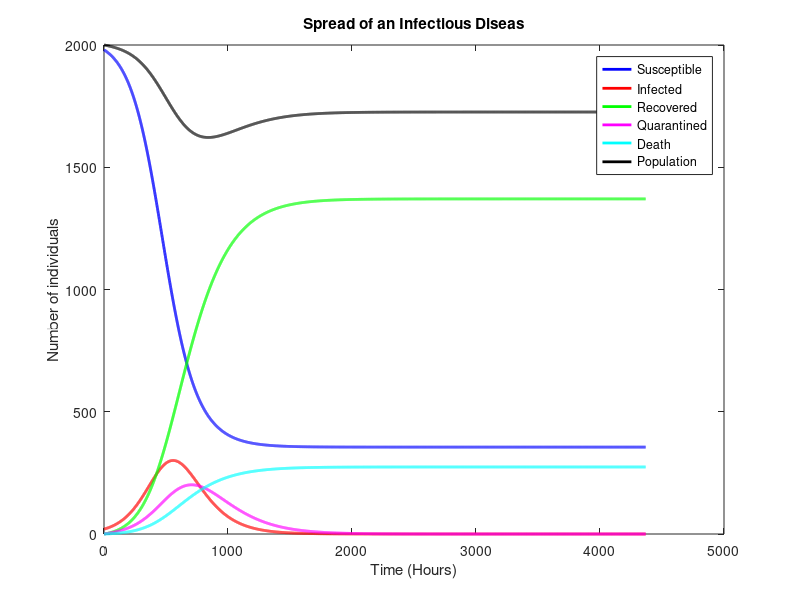

Reproduce this figure in MATLAB.
clear all;
% This script simulates the spread of an infectious disease using an SIR
% model with a modification for quarantined individuals.

% Set the simulation parameters
N = 2000;         % Total population size
beta = 0.4;         % Infection rate
gamma = 0.1;        % Recovery rate
delta = 0.1;        % Quarantine rate
rho = 0.02;         % Death rate
%rho2 = 0.01;        % Death rate
I0 = 20;             % Initial number of infected individuals
S0 = N-I0;           % Initial number of susceptible individuals
R0 = 0;             % Initial number of recovered individuals
Q0 = 0;             % Initial number of quarantined individuals
D0 = 0;             % Initial number of death
C0 = 0;             % Initial cost
T = 182;            % Simulation time in days
dt = 1/24;
clockmax = T/dt;


% Set up the arrays to store the results
S = zeros(1, clockmax);
I = zeros(1, clockmax);
R = zeros(1, clockmax);
Q = zeros(1, clockmax);
D = zeros(1, clockmax);
P = zeros(1, clockmax);
C = zeros(1, clockmax);

% Initialize the arrays with the initial values
S(1) = S0;
I(1) = I0;
R(1) = R0;
Q(1) = Q0;
D(1) = D0;
P(1) = S(1)+I(1)+R(1);
C(1) = C0;

% Run the simulation
for t = 2:clockmax
    % Calculate the number of new infections
    new_infections = beta*S(t-1)*I(t-1)/P(t-1)*dt;

    % Calculate the number of death
    new_death = (rho*I(t-1) + rho*Q(t-1))*dt;
    
    % Calculate the number of individuals leaving the infected compartment
    new_recoveries = gamma*I(t-1)*dt; %-rho*I(t-1)-rho2*I(t-1);
    
    % Calculate the number of individuals leaving the quarantined compartment
    new_quarantines = delta*I(t-1)*dt;
    new_dequarantines = gamma*Q(t-1)*dt; % number of quarantined individuals who recover
    
    % Update the compartment sizes
    S(t) = S(t-1) - new_infections;
    I(t) = I(t-1) + new_infections - new_recoveries - new_quarantines - rho*I(t-1)*dt;
    R(t) = R(t-1) + new_recoveries + new_dequarantines;
    Q(t) = Q(t-1) + new_quarantines - new_dequarantines - rho*Q(t-1)*dt;
    D(t) = D(t-1) + new_death;
    P(t) = S(t-1) + I(t-1) + R(t-1);
    C(t) = C(t-1) + Q(t-1) - rho*Q(t-1);
end

%N = S + I + R;

% Plot the results
figure;
plot(S, 'b', 'LineWidth', 2);
hold on;
plot(I, 'r', 'LineWidth', 2);
plot(R, 'g', 'LineWidth', 2);
plot(Q, 'm', 'LineWidth', 2);
plot(D, 'c', 'LineWidth', 2);
plot(P, 'k', 'LineWidth', 2);
%plot(C, 'y', 'LineWidth', 2);
%legend('Susceptible', 'Infected', 'Recovered');
legend('Susceptible', 'Infected', 'Recovered', 'Quarantined', 'Death', 'Population');
xlabel('Time (Hours)');
ylabel('Number of individuals');
title('Spread of an Infectious Diseas');
%title('Spread of an Infectious Disease with Quarantine');
